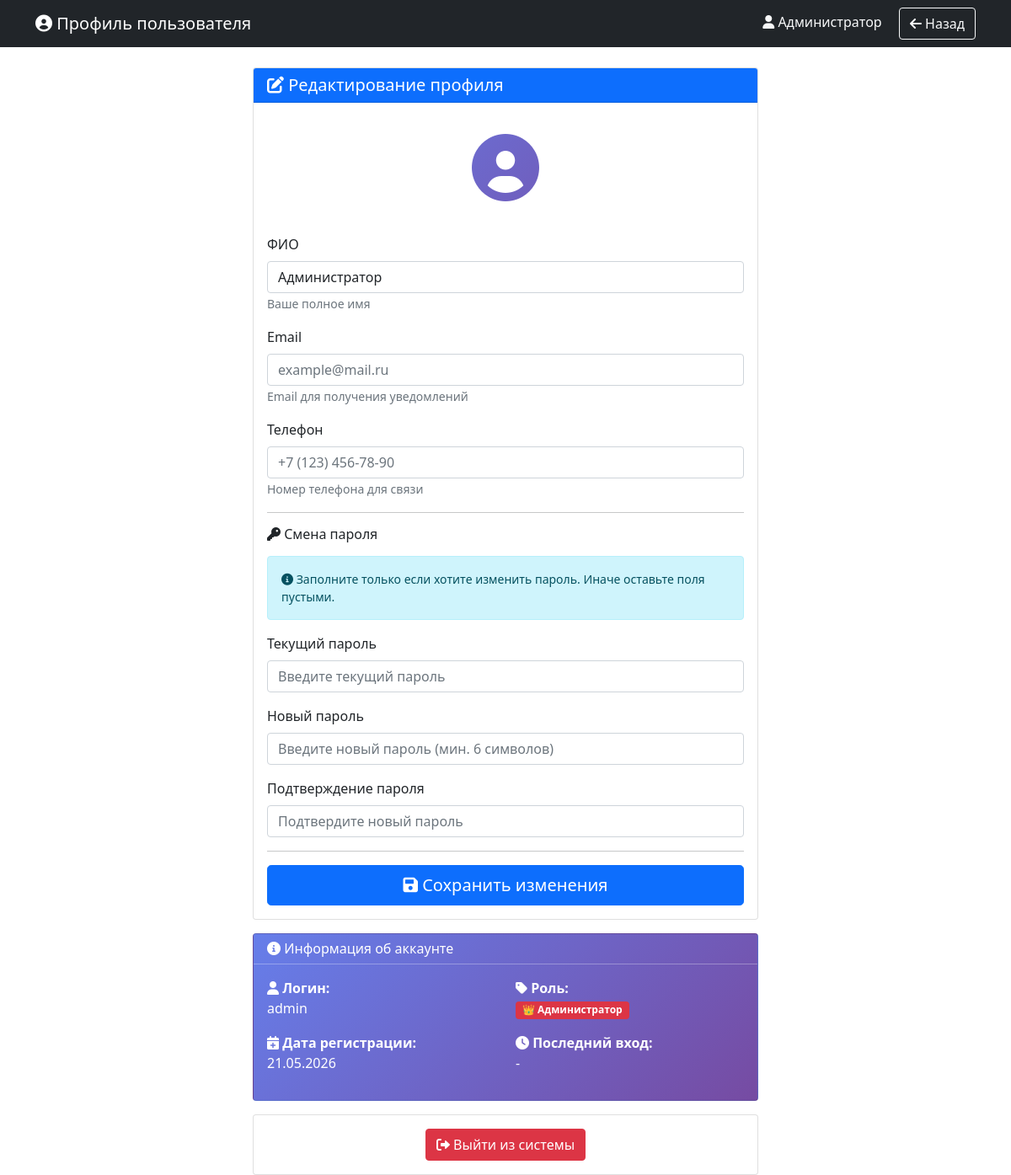
Screenshot of /profile (signed in) with the database file from the repository.
### models.py (models this page shows, shortened)
class User(db.Model):
    __tablename__ = 'users'
    id = db.Column(db.Integer, primary_key=True)
    username = db.Column(db.String(80), unique=True, nullable=False)
    password_hash = db.Column(db.String(200), nullable=False)
    role = db.Column(db.String(20), default='client')  # admin, operator, secretary, executor, client
    full_name = db.Column(db.String(200), nullable=False)
    email = db.Column(db.String(100), unique=True)
    phone = db.Column(db.String(20))
    notes = db.Column(db.Text)
    is_active = db.Column(db.Boolean, default=True)
    created_at = db.Column(db.DateTime, default=datetime.now)
    last_login = db.Column(db.DateTime)

### app.py (the view, shortened to what this page needs)
@app.route('/profile', methods=['GET', 'POST'])
@login_required
def profile():
    user = User.query.get(session['user_id'])
    form = UserProfileForm()
    form.full_name.data = user.full_name
    form.email.data = user.email
    form.phone.data = user.phone
    return render_template('profile.html', form=form, user=user)

### forms.py (shortened to what this page needs)
class UserProfileForm(FlaskForm):
    full_name = StringField('ФИО', validators=[DataRequired(), Length(max=200)])
    email = StringField('Email', validators=[Email(), Length(max=100)])
    phone = StringField('Телефон', validators=[Length(max=20), validate_phone])
    current_password = PasswordField('Текущий пароль')
    new_password = PasswordField('Новый пароль', validators=[Length(min=8), validate_password_strength])
    confirm_password = PasswordField('Подтверждение пароля')
    submit = SubmitField('Сохранить изменения')

### app.py (called while the page is built)
def login_required(f):
    @wraps(f)
    def decorated_function(*args, **kwargs):
        if 'user_id' not in session:
            flash('Пожалуйста, войдите в систему', 'warning')
            return redirect(url_for('login'))
        user = User.query.get(session['user_id'])
        if not user:
            session.clear()
            flash('Сессия устарела. Пожалуйста, войдите снова.', 'warning')
            return redirect(url_for('login'))
        return f(*args, **kwargs)
    return decorated_function

### templates/profile.html (shortened to what this page needs)
<!DOCTYPE html>
<html lang="ru">
<head>
    <link href="https://cdn.jsdelivr.net/npm/bootstrap@5.1.3/dist/css/bootstrap.min.css" rel="stylesheet">
    <link rel="stylesheet" href="https://cdnjs.cloudflare.com/ajax/libs/font-awesome/6.0.0/css/all.min.css">
</head>
<body>
    <nav class="navbar navbar-dark bg-dark">
        <div class="container">
            <a class="navbar-brand" href="{% if session.role == 'client' %}/dashboard{% else %}/operator{% endif %}">
                <i class="fas fa-user-circle"></i> Профиль пользователя
            </a>
            <div>
                <span class="text-light me-3">
                    <i class="fas fa-user"></i> {{ session.full_name }}
                </span>
                <a href="{% if session.role == 'client' %}/dashboard{% else %}/operator{% endif %}" class="btn btn-outline-light">
                    <i class="fas fa-arrow-left"></i> Назад
                </a>
            </div>
        </div>
    </nav>
    <div class="container mt-4">
        <div class="profile-container">
            <div class="card">
                <div class="card-header bg-primary text-white">
                    <h5 class="mb-0"><i class="fas fa-edit"></i> Редактирование профиля</h5>
                </div>
                <div class="card-body">
                    <div class="avatar">
                        <i class="fas fa-user-circle"></i>
                    </div>
                    <form method="POST">
                        <div class="mb-3">
                            {{ form.full_name.label(class="form-label") }}
                            {{ form.full_name(class="form-control") }}
                            <small class="text-muted">Ваше полное имя</small>
                        </div>
                        <div class="mb-3">
                            {{ form.email.label(class="form-label") }}
                            {{ form.email(class="form-control", placeholder="example@mail.ru") }}
                            <small class="text-muted">Email для получения уведомлений</small>
                        </div>
                        <div class="mb-3">
                            {{ form.phone.label(class="form-label") }}
                            {{ form.phone(class="form-control", placeholder="+7 (123) 456-78-90") }}
                            <small class="text-muted">Номер телефона для связи</small>
                        </div>
                        <hr>
                        <h6 class="mb-3"><i class="fas fa-key"></i> Смена пароля</h6>
                        <div class="alert alert-info small">
                            <i class="fas fa-info-circle"></i>
                            Заполните только если хотите изменить пароль. Иначе оставьте поля пустыми.
                        </div>
                        <div class="mb-3">
                            {{ form.current_password.label(class="form-label") }}
                            {{ form.current_password(class="form-control", placeholder="Введите текущий пароль", type="password") }}
                        </div>
                        <div class="mb-3">
                            {{ form.new_password.label(class="form-label") }}
                            {{ form.new_password(class="form-control", placeholder="Введите новый пароль (мин. 6 символов)", type="password") }}
                        </div>
                        <div class="mb-3">
                            {{ form.confirm_password.label(class="form-label") }}
                            {{ form.confirm_password(class="form-control", placeholder="Подтвердите новый пароль", type="password") }}
                        </div>
                        <hr>
                        <div class="d-grid">
                            <button type="submit" class="btn btn-primary btn-lg">
                                <i class="fas fa-save"></i> Сохранить изменения
                            </button>
                        </div>
                    </form>
                </div>
            </div>
            <div class="card mt-3 info-card">
                <div class="card-header">
                    <h6 class="mb-0"><i class="fas fa-info-circle"></i> Информация об аккаунте</h6>
                </div>
                <div class="card-body">
                    <div class="row">
                        <div class="col-md-6">
                            <p><strong><i class="fas fa-user"></i> Логин:</strong><br>{{ user.username }}</p>
                        </div>
                        <div class="col-md-6">
                            <p><strong><i class="fas fa-tag"></i> Роль:</strong><br>
                                {% if user.role == 'admin' %}
                                    <span class="badge bg-danger">👑 Администратор</span>
                                {% elif user.role == 'operator' %}
                                    <span class="badge bg-warning">👨‍💼 Оператор</span>
                                {% else %}
                                    <span class="badge bg-info">📱 Клиент</span>
                                {% endif %}
                            </p>
                        </div>
                        <div class="col-md-6">
                            <p><strong><i class="fas fa-calendar-plus"></i> Дата регистрации:</strong><br>
                                {{ user.created_at.strftime('%d.%m.%Y') if user.created_at else '-' }}</p>
                        </div>
                        <div class="col-md-6">
                            <p><strong><i class="fas fa-clock"></i> Последний вход:</strong><br>
                                {{ user.last_login.strftime('%d.%m.%Y %H:%M') if user.last_login else '-' }}</p>
                        </div>
                    </div>
                </div>
            </div>
            <div class="card mt-3">
                <div class="card-body text-center">
                    <a href="/logout" class="btn btn-danger">
                        <i class="fas fa-sign-out-alt"></i> Выйти из системы
                    </a>
                </div>
            </div>
        </div>
    </div>
</body>
</html>

### templates/profile.html (style rules this page uses)
.profile-container { max-width: 600px; margin: 0 auto; }
.avatar { font-size: 80px; text-align: center; margin-bottom: 20px; background: linear-gradient(135deg, #667eea 0%, #764ba2 100%); -webkit-background-clip: text; -webkit-text-fill-color: transparent; }
.info-card { background: linear-gradient(135deg, #667eea 0%, #764ba2 100%); color: white; }
.info-card .card-header { background: transparent; border-bottom: 1px solid rgba(255,255,255,0.3); }

### rows the page displays
User: full_name "Администратор", username "admin", created_at "21.05.2026", last_login "-"
